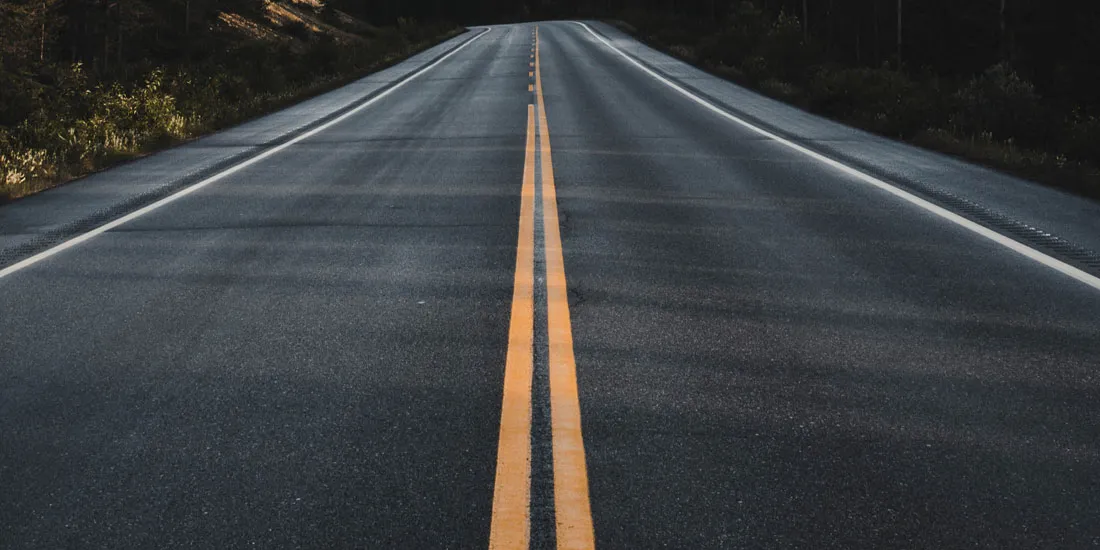
#> input picture demo1/road.jpg, 1100 x 550 px
$ python main.py
#> lines starting #> are read from the running program, lines starting #| are printed output that depends on the picture; after the words box and inside, x2 and y2 are one past the last pixel; in counts of white or black regions, pixels touching at a corner belong together
#> in main, image is the input picture: shape (550, 1100, 3); mean B, G, R 64.6, 62.9, 60
import cv2
import numpy as np
import matplotlib.pyplot as plt


def region_of_interest(image, vertices):
    """
    Applies an image mask.

    Args:
        image: The input image.
        vertices: A list of vertices of the region of interest.

    Returns:
        The image masked by the region of interest.
    """
    mask = np.zeros_like(image)
    cv2.fillPoly(mask, vertices, 255)
    masked_image = cv2.bitwise_and(image, mask)
    return masked_image


def detect_lane_lines(image):
    """
    Detects lane lines in an image using computer vision techniques.

    Args:
        image: The input image.

    Returns:
        The image with detected lane lines drawn on it.
    """

    gray_image = cv2.cvtColor(image, cv2.COLOR_RGB2GRAY)
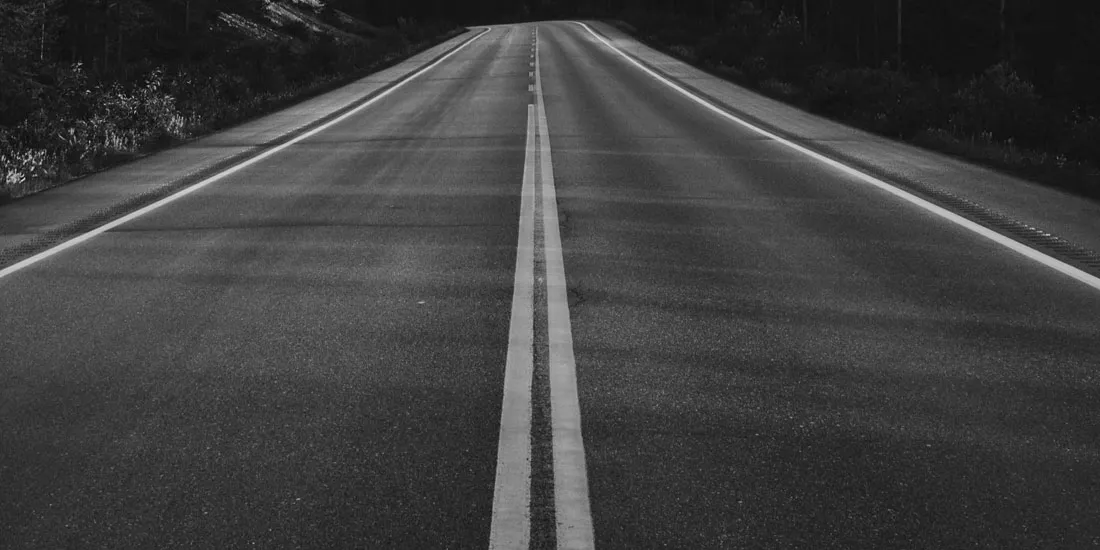
#> gray_image: shape (550, 1100); min 5, max 219, mean 63


    blurred_image = cv2.GaussianBlur(gray_image, (5, 5), 0)

    edges = cv2.Canny(blurred_image, 50, 150)
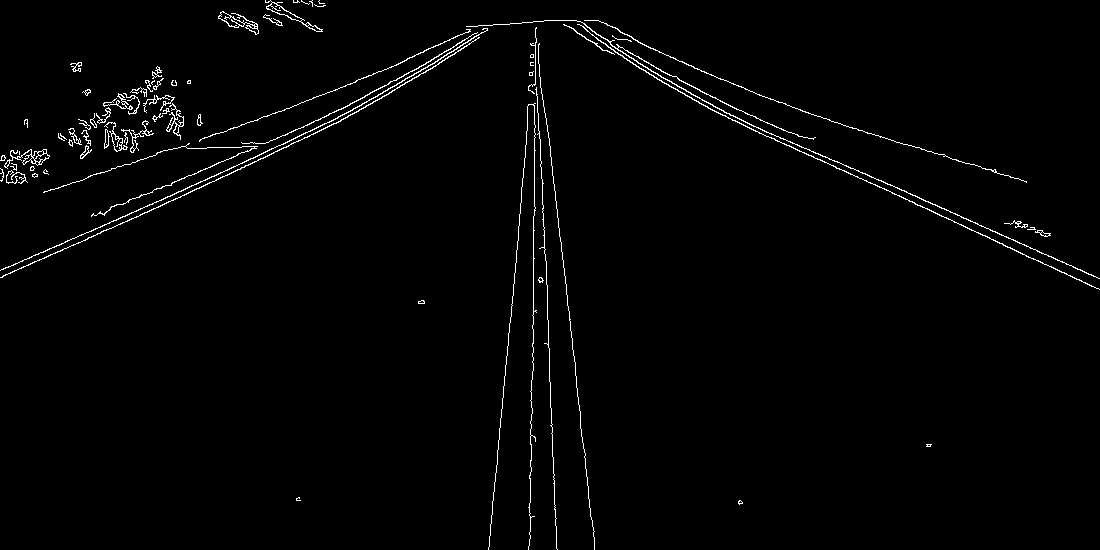
#> edges: shape (550, 1100); 1.6% white in thin lines or dots

    height, width = edges.shape
#> height = 550; width = 1100
    vertices = np.array([[(0, height), (width / 2, height / 2), (width, height)]], dtype=np.int32)
#> vertices = [[0, 550], [550, 275], [1100, 550]]
    masked_edges = region_of_interest(edges, vertices)
#> in region_of_interest, `cv2.fillPoly(mask, vertices, 255)`:
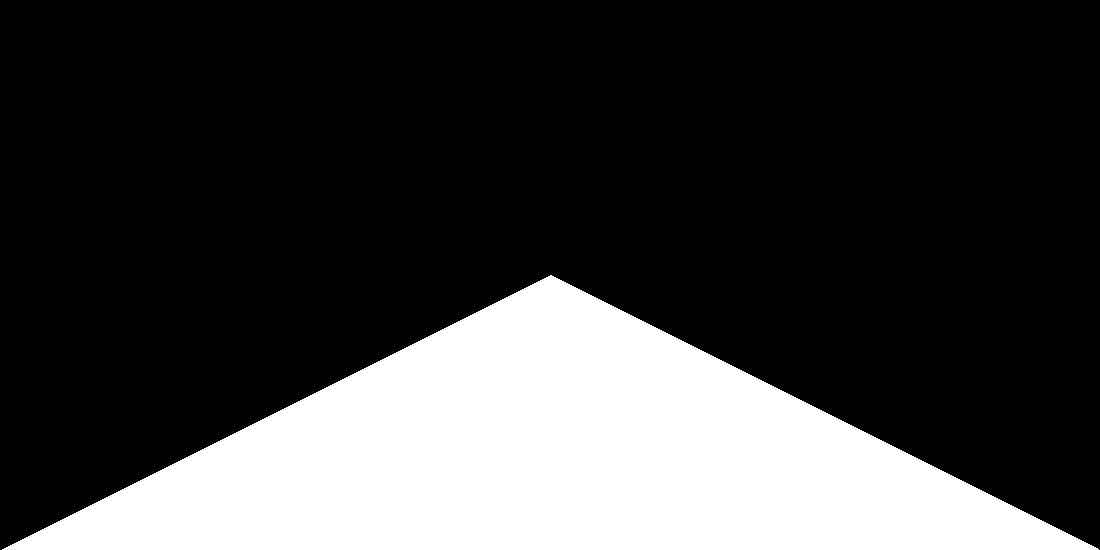
#> mask: shape (550, 1100); 25% white; 1 white region, box (x1, y1, x2, y2) and area: (2, 275, 1099, 550) 151249
#> in region_of_interest, `masked_image = cv2.bitwise_and(image, mask)`:
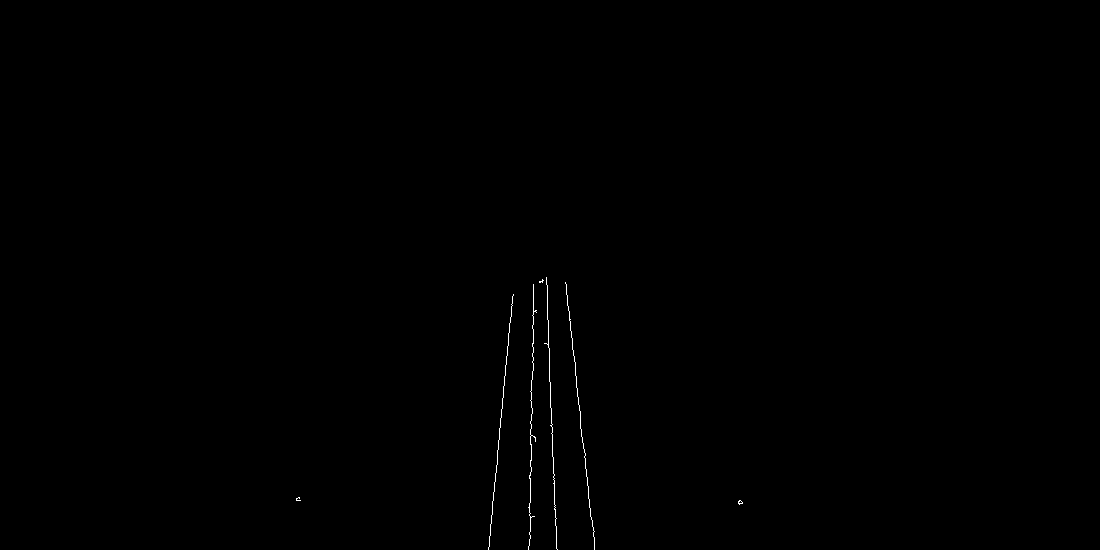
#> masked_image: shape (550, 1100); 0.19% white in thin lines or dots, all inside (x1, y1, x2, y2) = (296, 277, 743, 550)

    lines = cv2.HoughLinesP(masked_edges, rho=1, theta=np.pi / 180, threshold=40, minLineLength=50, maxLineGap=100)
#> lines = [[546, 277, 556, 548], [566, 284, 594, 549], [489, 546, 509, 323], [529, 545, 533, 284], [530, 538, 534, 311], [570, 319, 594, 547], [505, 375, 513, 294]]

    line_image = np.zeros_like(image)

    draw_lines(line_image, lines)

    result = cv2.addWeighted(image, 0.8, line_image, 1, 0)

    return result


def draw_lines(image, lines, color=(255, 0, 0), thickness=5):
    """
    Draws lines on an image.

    Args:
        image: The input image.
        lines: A list of lines.
        color: The color of the lines (default: red).
        thickness: The thickness of the lines (default: 5).
    """
#> called with lines = array of shape (7, 1, 4), color = (255, 0, 0), thickness = 5
    if lines is None:
        return

    for line in lines:
        for x1, y1, x2, y2 in line:
            cv2.line(image, (x1, y1), (x2, y2), color, thickness)
#> this loop made 7 passes


def main():
    # Load the image.
    image = cv2.imread('road.jpg')

    # Detect lane lines.
    result = detect_lane_lines(image)
#> in detect_lane_lines, `result = cv2.addWeighted(image, 0.8, line_image, 1, 0)`:
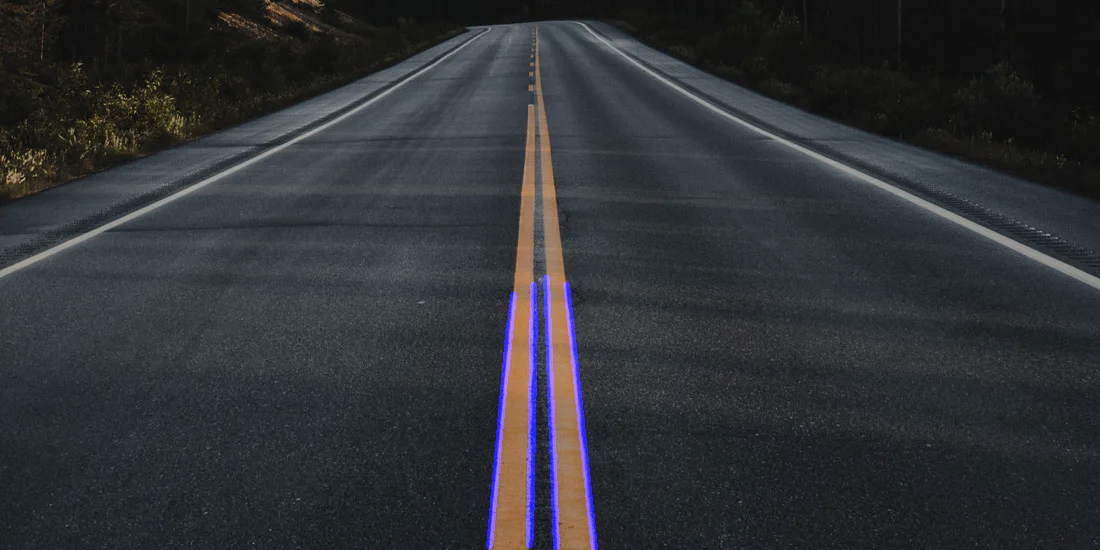
#> result: shape (550, 1100, 3); mean B, G, R 54.2, 50.3, 48

    # Display the result.
    plt.imshow(cv2.cvtColor(result, cv2.COLOR_BGR2RGB))
    plt.show()


if __name__ == '__main__':
    main()
